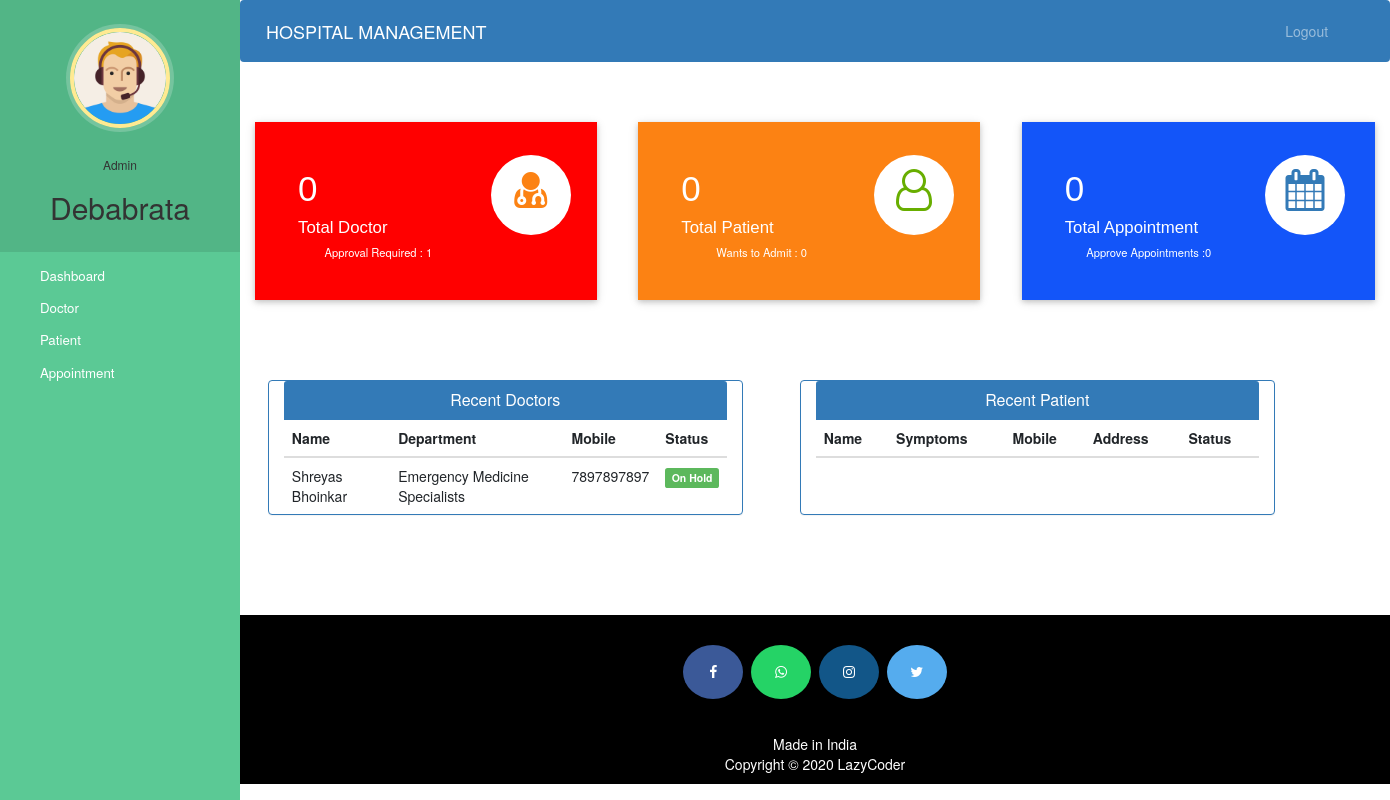
Page /admin-dashboard (signed in) on the committed database.
### hospital/models.py (models this page shows, shortened)
class Doctor(models.Model):
    user=models.OneToOneField(User,on_delete=models.CASCADE)
    profile_pic= models.ImageField(upload_to='profile_pic/DoctorProfilePic/',null=True,blank=True)
    address = models.CharField(max_length=40)
    mobile = models.CharField(max_length=20,null=True)
    department= models.CharField(max_length=50,choices=departments,default='Cardiologist')
    status=models.BooleanField(default=False)
    @property
    def get_name(self):
        return self.user.first_name+" "+self.user.last_name

### hospital/views.py (the view)
# urls.py: path('admin-dashboard', views.admin_dashboard_view,name='admin-dashboard'),
@login_required(login_url='adminlogin')
@user_passes_test(is_admin)
def admin_dashboard_view(request):
    doctors=models.Doctor.objects.all().order_by('-id')
    patients=models.Patient.objects.all().order_by('-id')
    doctorcount=models.Doctor.objects.all().filter(status=True).count()
    pendingdoctorcount=models.Doctor.objects.all().filter(status=False).count()
    patientcount=models.Patient.objects.all().filter(status=True).count()
    pendingpatientcount=models.Patient.objects.all().filter(status=False).count()
    appointmentcount=models.Appointment.objects.all().filter(status=True).count()
    pendingappointmentcount=models.Appointment.objects.all().filter(status=False).count()
    mydict={
    'doctors':doctors,
    'patients':patients,
    'doctorcount':doctorcount,
    'pendingdoctorcount':pendingdoctorcount,
    'patientcount':patientcount,
    'pendingpatientcount':pendingpatientcount,
    'appointmentcount':appointmentcount,
    'pendingappointmentcount':pendingappointmentcount,
    }
    return render(request,'hospital/admin_dashboard.html',context=mydict)

### hospital/views.py (called while the page is built)
def is_admin(user):
    return user.groups.filter(name='ADMIN').exists()

### templates/hospital/admin_dashboard.html (shortened to what this page needs)
{% extends 'hospital/admin_base.html' %}
{% load static %}
{% block content %}
{%include 'hospital/admin_dashboard_cards.html'%}
<br><br><br><br>
<div class="container">
  <div class="row">
    <div class="panel panel-primary col-md-5" style="margin-left:2%;">
      <div class="panel-heading" style="text-align:center;">
        <h6 class="panel-title">Recent Doctors</h6>
      </div>
      <table class="table table-hover" id="dev-table">
        <thead>
          <tr>
            <th>Name</th>
            <th>Department</th>
            <th>Mobile</th>
            <th>Status</th>
          </tr>
        </thead>
        {% for d in doctors %}
        <tr>
          <td> {{d.get_name}}</td>
          <td>{{d.department}}</td>
          <td>{{d.mobile}}</td>
          {%if d.status%}
          <td> <span class="label label-primary">Permanent</span></td>
          {% else %}
          <td> <span class="label label-success">On Hold</span></td>
          {% endif %}
        </tr>
        {% endfor %}
      </table>
    </div>
    <div class="panel panel-primary col-md-5" style="margin-left:5%;">
      <div class="panel-heading" style="text-align:center;">
        <h6 class="panel-title">Recent Patient</h6>
      </div>
      <table class="table table-hover" id="dev-table">
        <thead>
          <tr>
            <th>Name</th>
            <th>Symptoms</th>
            <th>Mobile</th>
            <th>Address</th>
            <th>Status</th>
          </tr>
        </thead>
      </table>
    </div>
  </div>
</div>
{% endblock content %}

### templates/hospital/admin_base.html (shortened to what this page needs)
<!DOCTYPE html>
{% load static %}
<html lang="en">
<head>
  <link rel="stylesheet" href="https://stackpath.bootstrapcdn.com/bootstrap/4.3.1/css/bootstrap.min.css">
  <link rel="stylesheet" href="https://maxcdn.bootstrapcdn.com/font-awesome/4.7.0/css/font-awesome.min.css">
  <link rel="stylesheet" href="{% static '/style.css' %}">
</head>
<body>
  <nav class="menu" tabindex="0">
    <header class="avatar">
      <img src="{% static "images/adminpropic.png" %}" />
      <br><br>
      <h6>Admin</h6>
      <h2>{{request.user.first_name}}</h2>
    </header>
    <ul>
      <li tabindex="0" class="icon-dashboard"> <a style="color:white; text-decoration:none;" href="/admin-dashboard"><span>Dashboard</span></a> </li>
      <li tabindex="0" class="icon-customers"> <a style="color:white; text-decoration:none;" href="/admin-doctor"><span>Doctor</span></a></li>
      <li tabindex="0" class="icon-users"> <a style="color:white; text-decoration:none;" href="/admin-patient"><span>Patient</span></a></li>
      <li tabindex="0" class="icon-calendar"> <a style="color:white; text-decoration:none;" href="/admin-appointment"><span>Appointment</span></a></li>
    </ul>
  </nav>
  <main>
    <div class="bs-example">
      <nav class="navbar navbar-expand-md  navbar-dark fixed-top" style="background:#337AB7;">
        <a href="/admin-dashboard" class="navbar-brand">HOSPITAL MANAGEMENT</a>
        <div class="collapse navbar-collapse justify-content-between" id="navbarCollapse">
          <div class="navbar-nav" style=" margin-left: 90%;">
            <a href="/logout" class="nav-item nav-link">Logout</a>
          </div>
        </div>
      </nav>
    </div>
    <br><br>
    {% block content %}
    {% endblock content %}
    <br><br><br><br>
    <footer>
      <p>
        <a id="ftr" href="https://facebook.com/sumit.luv/" class="fa fa-facebook"></a>
        <a id="ftr" href="https://api.whatsapp.com/send?phone=919572181024&text=Hello%20Sumit.%0d%0aHow%20are%20you%20%3f%0d%0aI%20came%20from%20your%20website.&source=&data=#" class="fa fa-whatsapp"></a>
        <a id="ftr" href="https://instagram.com/sumit.luv" class="fa fa-instagram"></a>
        <a id="ftr" href="https://twitter.com/sumitkumar1503" class="fa fa-twitter"></a>
      </p>
      <br>
      <div class="container">
        <div class="row">
          <div class="col-md-12 col-sm-12">
            <div style="color:#ffffff;" class="wow fadeInUp footer-copyright">
              <p>Made in India <br>
                Copyright &copy; 2020 LazyCoder </p>
            </div>
          </div>
        </div>
      </div>
    </footer>
  </main>
</body>
</html>

### static/style.css (style rules this page uses)
body { padding-left: 240px; }
main { position: relative; height: 100vh; }
.menu { background: #5bc995; height: 100vh; width: 240px; position: fixed; top: 0px; left: 0; z-index: 5; outline: none; }
.menu .avatar { background: rgba(0, 0, 0, 0.1); padding: 2em 0.5em; text-align: center; }
.menu .avatar img { width: 100px; border-radius: 50%; overflow: hidden; border: 4px solid #ffea92; box-shadow: 0 0 0 4px rgba(255, 255, 255, 0.2); }
.menu .avatar h2 { font-weight: normal; margin-bottom: 0; }
.menu ul { list-style: none; padding: 0.5em 0; margin: 0; }
.menu ul li { padding: 0.5em 1em 0.5em 3em; font-size: 0.95em; font-weight: regular; background-repeat: no-repeat; background-position: left 15px center; background-size: auto 20px; transition: all 0.15s linear; cursor: pointer; }
.menu ul li.icon-dashboard { background-image: url("http://www.entypo.com/images//gauge.svg"); }
.menu ul li.icon-customers { background-image: url("http://www.entypo.com/images//briefcase.svg"); }
.menu ul li.icon-users { background-image: url("http://www.entypo.com/images//users.svg"); }
.menu ul li.icon-calendar { background-image: url("http://www.entypo.com/images//calendar.svg"); }

### templates/hospital/admin_base.html (style rules this page uses)
a:link { text-decoration: none; }
a { color: white; }
footer { padding: 0px 0px 0px 0px; background-color: black; margin: 0px; }
#ftr { padding: 20px; }
.fa { font-size: 23px; width: 60px; text-align: center; text-decoration: none; margin: 5px 2px; border-radius: 50%; }
.fa-facebook { background: #3B5998; color: white; margin-top: 30px; }
.fa-whatsapp { background: #25d366; color: white; }
.fa-twitter { background: #55ACEE; color: white; }
.fa-instagram { background: #125688; color: white; }
p { text-align: center; }
body { padding-left: 240px; }
main { position: relative; height: 100vh; }
.menu { background: #5bc995; height: 100vh; width: 240px; position: fixed; top: 0px; left: 0; z-index: 5; outline: none; }
.menu .avatar { background: rgba(0, 0, 0, 0.1); padding: 2em 0.5em; text-align: center; }
.menu .avatar img { width: 100px; border-radius: 50%; overflow: hidden; border: 4px solid #ffea92; box-shadow: 0 0 0 4px rgba(255, 255, 255, 0.2); }
.menu .avatar h2 { font-weight: normal; margin-bottom: 0; }
.menu ul { list-style: none; padding: 0.5em 0; margin: 0; }
.menu ul li { padding: 0.5em 1em 0.5em 3em; font-size: 0.95em; font-weight: regular; background-repeat: no-repeat; background-position: left 15px center; background-size: auto 20px; transition: all 0.15s linear; cursor: pointer; }
.menu ul li.icon-dashboard { background-image: url("http://www.entypo.com/images//gauge.svg"); }
.menu ul li.icon-customers { background-image: url("http://www.entypo.com/images//briefcase.svg"); }
.menu ul li.icon-users { background-image: url("http://www.entypo.com/images//users.svg"); }
.menu ul li.icon-calendar { background-image: url("http://www.entypo.com/images//calendar.svg"); }

### rows in the picture
Doctor: get_name "Shreyas Bhoinkar", department "Emergency Medicine Specialists", mobile "7897897897", status "On Hold"

### other values in the picture
{{ request.user.first_name }} "Debabrata"
{{ doctorcount }} "0"
{{ pendingdoctorcount }} "1"
{{ patientcount }} "0"
{{ pendingpatientcount }} "0"
{{ appointmentcount }} "0"
{{ pendingappointmentcount }} "0"
